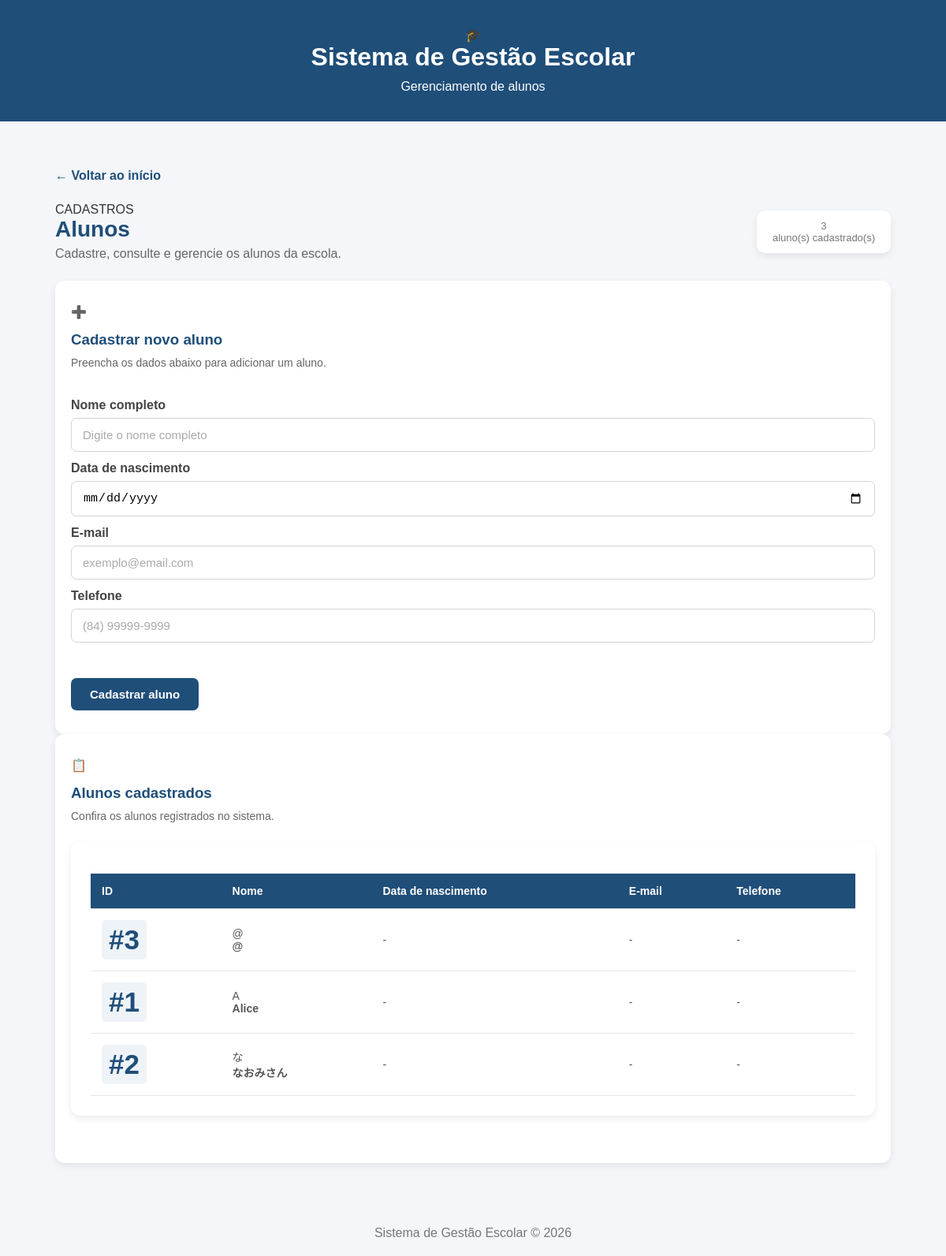
The app's page /alunos with its own data.
### tables this page shows
CREATE TABLE alunos (
    id INTeGER PRIMARY KEY,
    nome text not null,
    turma text not NULL,
    nota REAL
);

### Escola/app.py (the view)
@app.route("/alunos")
def alunos():
    conexao = conectar_banco()
    lista_alunos = conexao.execute(
        "SELECT * FROM alunos ORDER BY nome"
    ).fetchall()
    conexao.close()
    return render_template(
        "alunos.html",
        alunos=lista_alunos
    )

### Escola/app.py (called while the page is built)
def conectar_banco():
    conexao = sqlite3.connect(CAMINHO_BANCO)
    conexao.row_factory = sqlite3.Row
    return conexao

### Escola/templates/alunos.html (shortened to what this page needs)
<!DOCTYPE html>
<html lang="pt-br">
<head>
    <link rel="stylesheet" href="{{ url_for('static', filename='style.css') }}">
</head>
<body>
    <header class="cabecalho">
        <div class="cabecalho-conteudo">
            <div class="logo-area">
                <div class="logo">🎓</div>
                <div>
                    <h1>Sistema de Gestão Escolar</h1>
                    <p>Gerenciamento de alunos</p>
                </div>
            </div>
        </div>
    </header>
    <main class="container">
        <a href="/" class="botao-voltar">
            ← Voltar ao início
        </a>
        <section class="titulo-pagina">
            <div>
                <span class="subtitulo">CADASTROS</span>
                <h2>Alunos</h2>
                <p>
                    Cadastre, consulte e gerencie os alunos da escola.
                </p>
            </div>
            <div class="contador">
                <span class="contador-numero">
                    {{ alunos|length }}
                </span>
                <span class="contador-texto">
                    aluno(s) cadastrado(s)
                </span>
            </div>
        </section>
        <section class="card">
            <div class="titulo-secao">
                <div class="icone-secao">
                    ➕
                </div>
                <div>
                    <h3>Cadastrar novo aluno</h3>
                    <p>
                        Preencha os dados abaixo para adicionar um aluno.
                    </p>
                </div>
            </div>
            <form action="/alunos/cadastrar" method="POST">
                <div class="linha-formulario">
                    <div class="campo">
                        <label for="nome">
                            Nome completo
                        </label>
                        <input
                            type="text"
                            id="nome"
                            name="nome"
                            placeholder="Digite o nome completo"
                            required
                        >
                    </div>
                    <div class="campo">
                        <label for="data_nascimento">
                            Data de nascimento
                        </label>
                        <input
                            type="date"
                            id="data_nascimento"
                            name="data_nascimento"
                        >
                    </div>
                </div>
                <div class="linha-formulario">
                    <div class="campo">
                        <label for="email">
                            E-mail
                        </label>
                        <input
                            type="email"
                            id="email"
                            name="email"
                            placeholder="exemplo@email.com"
                        >
                    </div>
                    <div class="campo">
                        <label for="telefone">
                            Telefone
                        </label>
                        <input
                            type="text"
                            id="telefone"
                            name="telefone"
                            placeholder="(84) 99999-9999"
                        >
                    </div>
                </div>
                <div class="area-botao">
                    <button
                        type="submit"
                        class="botao-principal"
                    >
                        Cadastrar aluno
                    </button>
                </div>
            </form>
        </section>
        <section class="card">
            <div class="titulo-secao">
                <div class="icone-secao">
                    📋
                </div>
                <div>
                    <h3>Alunos cadastrados</h3>
                    <p>
                        Confira os alunos registrados no sistema.
                    </p>
                </div>
            </div>
            {% if alunos %}
                <div class="tabela-container">
                    <table>
                        <thead>
                            <tr>
                                <th>ID</th>
                                <th>Nome</th>
                                <th>Data de nascimento</th>
                                <th>E-mail</th>
                                <th>Telefone</th>
                            </tr>
                        </thead>
                        <tbody>
                            {% for aluno in alunos %}
                                <tr>
                                    <td>
                                        <span class="id-aluno">
                                            #{{ aluno.id }}
                                        </span>
                                    </td>
                                    <td>
                                        <div class="nome-aluno">
                                            <div class="avatar">
                                                {{ aluno.nome[0]|upper }}
                                            </div>
                                            <strong>
                                                {{ aluno.nome }}
                                            </strong>
                                        </div>
                                    </td>
                                    <td>
                                        {{ aluno.data_nascimento or '-' }}
                                    </td>
                                    <td>
                                        {{ aluno.email or '-' }}
                                    </td>
                                    <td>
                                        {{ aluno.telefone or '-' }}
                                    </td>
                                </tr>
                            {% endfor %}
                        </tbody>
                    </table>
                </div>
            {% endif %}
        </section>
    </main>
    <footer>
        <p>
            Sistema de Gestão Escolar © 2026
        </p>
    </footer>
</body>
</html>

### Escola/static/style.css (style rules this page uses)
* { margin: 0; padding: 0; box-sizing: border-box; }
body { font-family: Arial, sans-serif; background-color: #f4f6f9; color: #333; }
.cabecalho { background-color: #1f4e79; color: white; text-align: center; padding: 35px 20px; }
.cabecalho h1 { margin-bottom: 10px; }
.container { max-width: 1100px; margin: 40px auto; padding: 20px; }
.container h2 { margin-bottom: 10px; }
.card { background-color: white; padding: 30px 20px; border-radius: 12px; text-decoration: none; color: #333; box-shadow: 0 4px 10px rgba(0, 0, 0, 0.08); transition: 0.3s; }
.card span { font-size: 35px; }
.card h3 { margin: 15px 0 10px; color: #1f4e79; }
.card p { color: #666; font-size: 14px; }
footer { text-align: center; padding: 20px; color: #777; margin-top: 40px; }
.botao-voltar { display: inline-block; margin-bottom: 25px; text-decoration: none; color: #1f4e79; font-weight: bold; }
.formulario-container, .tabela-container { background-color: white; padding: 25px; margin-bottom: 30px; border-radius: 12px; box-shadow: 0 4px 10px rgba(0, 0, 0, 0.08); }
form { display: flex; flex-direction: column; }
form label { margin-top: 12px; margin-bottom: 5px; font-weight: bold; }
form input { padding: 12px; border: 1px solid #ccc; border-radius: 6px; font-size: 15px; }
form button { margin-top: 20px; padding: 12px; background-color: #1f4e79; color: white; border: none; border-radius: 6px; font-size: 16px; cursor: pointer; }
table { width: 100%; border-collapse: collapse; margin-top: 15px; }
th, td { padding: 12px; text-align: left; border-bottom: 1px solid #ddd; }
th { background-color: #1f4e79; color: white; }
.cabecalho-conteudo { max-width: 1100px; margin: auto; }
.botao-voltar { display: inline-block; margin-bottom: 25px; color: #1f4e79; text-decoration: none; font-weight: bold; }
.titulo-pagina { display: flex; justify-content: space-between; align-items: center; margin-bottom: 25px; }
.titulo-pagina h2 { font-size: 28px; color: #1f4e79; margin-bottom: 6px; }
.titulo-pagina p { color: #666; }
.contador { display: flex; flex-direction: column; align-items: center; justify-content: center; min-width: 100px; padding: 12px 20px; background-color: white; border-radius: 10px; box-shadow: 0 4px 10px rgba(0, 0, 0, 0.08); }
.contador span { font-size: 13px; color: #777; }
.titulo-secao { margin-bottom: 25px; }
.titulo-secao p { color: #666; }
.campo { display: flex; flex-direction: column; }
.campo label { margin-bottom: 7px; font-weight: bold; color: #444; }
.campo input { width: 100%; padding: 12px 14px; border: 1px solid #d4d4d4; border-radius: 7px; font-size: 15px; outline: none; transition: 0.2s; }
.campo input::placeholder { color: #aaa; }
.area-botao { margin-top: 25px; }
.botao-principal { padding: 12px 24px; background-color: #1f4e79; color: white; border: none; border-radius: 7px; font-size: 15px; font-weight: bold; cursor: pointer; transition: 0.2s; }
table { width: 100%; border-collapse: collapse; }
thead { background-color: #1f4e79; }
th { padding: 14px; color: white; text-align: left; font-size: 14px; }
td { padding: 14px; border-bottom: 1px solid #e5e5e5; color: #555; font-size: 14px; }
tbody tr { transition: 0.2s; }
.id-aluno { display: inline-block; padding: 5px 9px; background-color: #eef3f8; color: #1f4e79; border-radius: 5px; font-size: 12px; font-weight: bold; }

### records on screen
alunos: id "3", nome "@", data_nascimento "-", email "-", telefone "-"
alunos: id "1", nome "A", nome "Alice", data_nascimento "-", email "-", telefone "-"
alunos: id "2", nome "な", nome "なおみさん", data_nascimento "-", email "-", telefone "-"

### other values on screen
{{ alunos|length }} "3"
